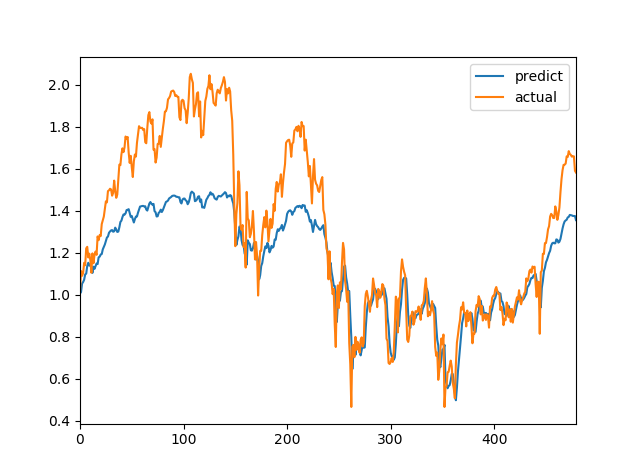

Write Python code to recreate this figure.
'''
TensorFlow(LSTM)で株価予想  株予想その１
http://qiita.com/tsunaki/items/a5f3f975a31dc45fc9c9
'''
# -*- coding: utf-8 -*-
import numpy
import pandas
import matplotlib.pyplot as plt

from sklearn import preprocessing
from keras.models import Sequential
from keras.layers.core import Dense, Activation
from keras.layers.recurrent import LSTM

class Prediction :

  def __init__(self):
    self.length_of_sequences = 10
    self.in_out_neurons = 1
    self.hidden_neurons = 300


  def load_data(self, data, n_prev=10):
    X, Y = [], []
    for i in range(len(data) - n_prev):
      X.append(data.iloc[i:(i+n_prev)].as_matrix())
      Y.append(data.iloc[i+n_prev].as_matrix())
    retX = numpy.array(X)
    retY = numpy.array(Y)
    return retX, retY


  def create_model(self) :
    model = Sequential()
    model.add(LSTM(self.hidden_neurons, \
              batch_input_shape=(None, self.length_of_sequences, self.in_out_neurons), \
              return_sequences=False))
    model.add(Dense(self.in_out_neurons))
    model.add(Activation("linear"))
    model.compile(loss="mape", optimizer="adam")
    return model


  def train(self, X_train, y_train) :
    model = self.create_model()
    # 学習
    model.fit(X_train, y_train, batch_size=10, nb_epoch=100)
    return model


if __name__ == "__main__":

  prediction = Prediction()

  # データ準備
  data = None
  for year in range(2007, 2017):
    data_ = pandas.read_csv('csv/indices_I101_1d_' + str(year) +  '.csv')
    data = data_ if (data is None) else pandas.concat([data, data_])
  data.columns = ['date', 'open', 'high', 'low', 'close']
  data['date'] = pandas.to_datetime(data['date'], format='%Y-%m-%d')
  # 終値のデータを標準化
  data['close'] = preprocessing.scale(data['close'])
  data = data.sort_values(by='date')
  data = data.reset_index(drop=True)
  data = data.loc[:, ['date', 'close']]

  # 2割をテストデータへ
  split_pos = int(len(data) * 0.8)
  x_train, y_train = prediction.load_data(data[['close']].iloc[0:split_pos], prediction.length_of_sequences)
  x_test,  y_test  = prediction.load_data(data[['close']].iloc[split_pos:], prediction.length_of_sequences)

  model = prediction.train(x_train, y_train)

  predicted = model.predict(x_test)
  result = pandas.DataFrame(predicted)
  result.columns = ['predict']
  result['actual'] = y_test
  result.plot()
  plt.show()
